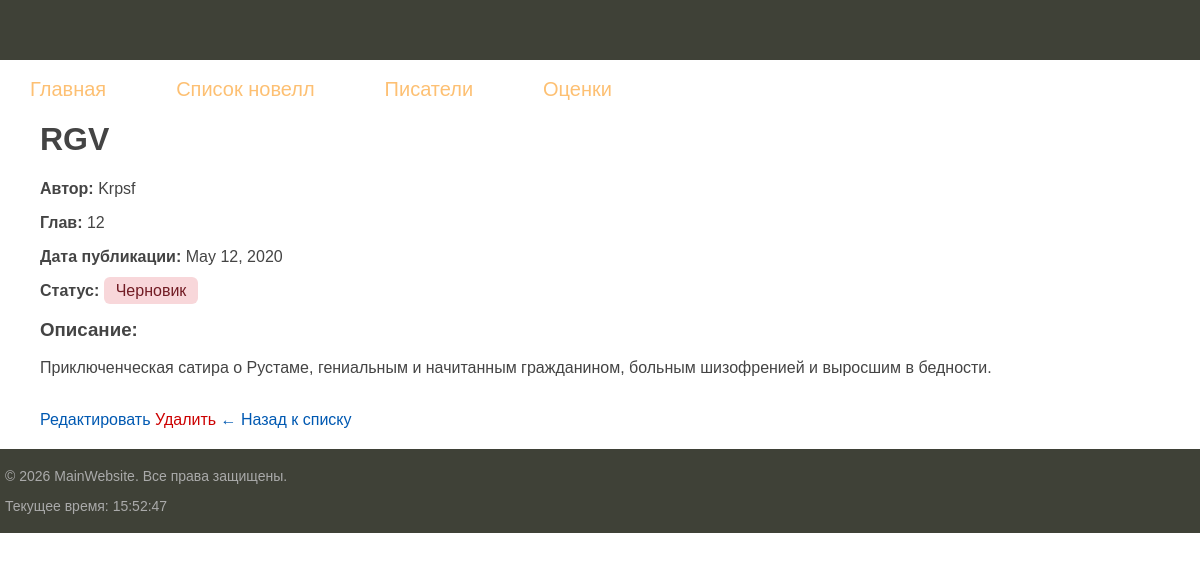
The app's page /novels/rgv/ with its own data.
### novel/models.py (models this page shows, shortened)
class Novel(models.Model):
    title = models.CharField(
        max_length=200,
        verbose_name="Название новеллы"
    )
    author = models.CharField(
        max_length=100,
        verbose_name="Автор"
    )
    published_date = models.DateField(
        default=timezone.now,
        verbose_name="Дата публикации"
    )
    chapters_count = models.PositiveIntegerField(
        default=1,
        verbose_name="Количество глав"
    )
    description = models.TextField(
        blank=True,
        null=True,
        verbose_name="Описание"
    )
    slug = models.SlugField(
        max_length=250,
        unique=True,
        blank=True,
        null=True,
        verbose_name="Slug (URL)"
    )
    status = models.CharField(
        max_length=20,
        choices=NovelStatus.choices,
        default=NovelStatus.DRAFT,
        verbose_name="Статус"
    )
    created_at = models.DateTimeField(auto_now_add=True)
    updated_at = models.DateTimeField(auto_now=True)
    objects = NovelManager()  # теперь Novel.objects — это наш менеджер
    all_objects = models.Manager()  # оригинальный менеджер (если понадобится)
    class Meta:
        verbose_name = "Новелла"
        verbose_name_plural = "Новеллы"
        ordering = ['-published_date', 'title']
    def get_status_display(self):
        return dict(NovelStatus.choices).get(self.status, self.status)

### novel/views.py (the view)
# urls.py: path('novels/<slug:slug>/', views.novel_detail, name='novel_detail'),
def novel_detail(request, slug):
    novel = get_object_or_404(Novel, slug=slug)
    return render(request, 'novel_detail.html', {'novel': novel})

### novel/templatetags/novel_tags.py (called while the page is built)
@register.simple_tag
def current_time(format_string='%H:%M:%S'):
    return datetime.now().strftime(format_string)

### novel/templates/novel_detail.html (shortened to what this page needs)
{% extends 'base.html' %}
{% block content %}
<div class="content">
    <h1>{{ novel.title }}</h1>
    <p><strong>Автор:</strong> {{ novel.author }}</p>
    <p><strong>Глав:</strong> {{ novel.chapters_count }}</p>
    <p><strong>Дата публикации:</strong> {{ novel.published_date }}</p>
    <p><strong>Статус:</strong>
        <span style="padding: 5px 12px; border-radius: 6px; background:
            {% if novel.status == 'completed' %}#d4edda; color: #155724;
            {% elif novel.status == 'published' %}#cce5ff; color: #004085;
            {% elif novel.status == 'on_hold' %}#fff3cd; color: #856404;
            {% else %}#f8d7da; color: #721c24;{% endif %}">
            {{ novel.get_status_display }}
        </span>
    </p>
    {% if novel.description %}
        <h3>Описание:</h3>
        <p>{{ novel.description }}</p>
    {% endif %}
    <br>
    <a href="{% url 'novel_update' slug=novel.slug %}" class="control">Редактировать</a>
    <a href="{% url 'novel_delete' slug=novel.slug %}" class="control" style="color: #CC0000;">Удалить</a>
    <a href="{% url 'novel_list' %}" class="control">← Назад к списку</a>
</div>
{% endblock %}

### novel/static/css/styles.css (style rules this page uses)
html, body { font-family: 'Arial'; margin: 0; padding: 0; height: 100%; width: 100%; color: #444; }
a { color: #0059b2; text-decoration: none; }
.content { padding: 40px 20px 20px 40px; width: 100%; box-sizing: border-box; }

### records on screen
Novel: title "RGV", author "Krpsf", chapters_count "12", published_date "May 12, 2020", status "Черновик", description "Приключенческая сатира о Рустаме, гениальным и начитанным гражданином, больным шизофренией и выросшим в бедности."
